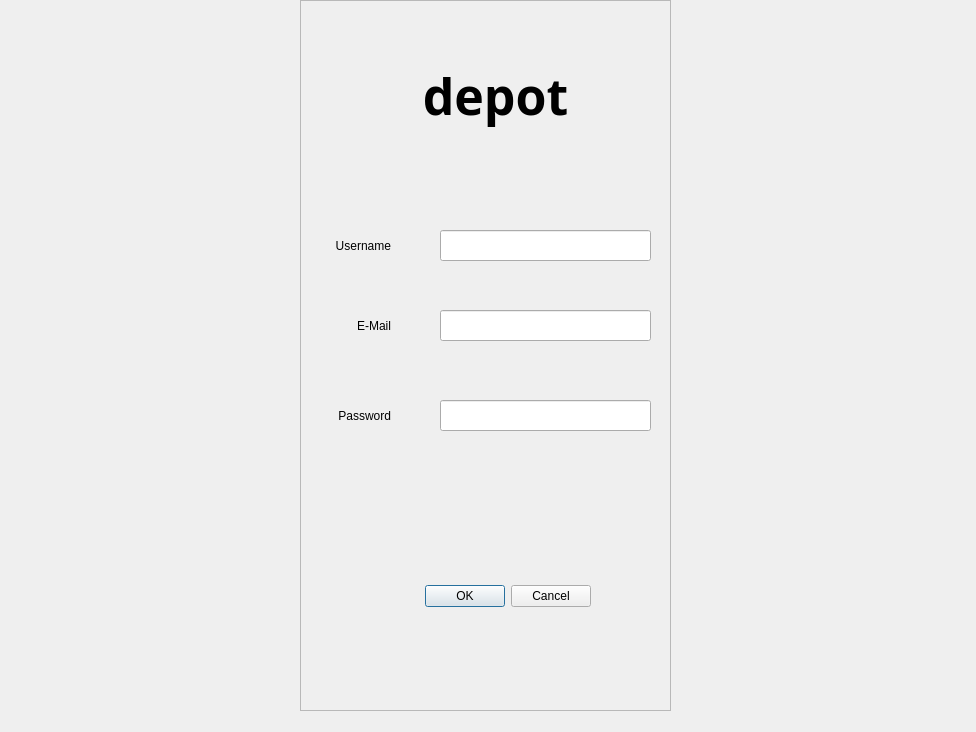
<?xml version="1.0" encoding="UTF-8"?>
<ui version="4.0">
 <class>Dialog</class>
 <widget class="QDialog" name="Dialog">
  <property name="geometry">
   <rect>
    <x>0</x>
    <y>0</y>
    <width>976</width>
    <height>732</height>
   </rect>
  </property>
  <property name="windowTitle">
   <string>Customer Login</string>
  </property>
  <widget class="QFrame" name="frame">
   <property name="geometry">
    <rect>
     <x>300</x>
     <y>0</y>
     <width>371</width>
     <height>711</height>
    </rect>
   </property>
   <property name="frameShape">
    <enum>QFrame::StyledPanel</enum>
   </property>
   <property name="frameShadow">
    <enum>QFrame::Raised</enum>
   </property>
   <widget class="QLabel" name="lbl_CusLoginDepot">
    <property name="geometry">
     <rect>
      <x>70</x>
      <y>60</y>
      <width>251</width>
      <height>71</height>
     </rect>
    </property>
    <property name="layoutDirection">
     <enum>Qt::LeftToRight</enum>
    </property>
    <property name="styleSheet">
     <string notr="true">font-family: Calibri Light;
font-size: 50px;
font-weight: bold;</string>
    </property>
    <property name="text">
     <string>depot</string>
    </property>
    <property name="alignment">
     <set>Qt::AlignCenter</set>
    </property>
   </widget>
   <widget class="QLabel" name="lbl_CusUsername">
    <property name="geometry">
     <rect>
      <x>20</x>
      <y>230</y>
      <width>71</width>
      <height>31</height>
     </rect>
    </property>
    <property name="text">
     <string>Username</string>
    </property>
    <property name="alignment">
     <set>Qt::AlignRight|Qt::AlignTrailing|Qt::AlignVCenter</set>
    </property>
   </widget>
   <widget class="QLineEdit" name="txt_CusLoginPass">
    <property name="geometry">
     <rect>
      <x>140</x>
      <y>400</y>
      <width>211</width>
      <height>31</height>
     </rect>
    </property>
   </widget>
   <widget class="QLineEdit" name="txt_CusUsername">
    <property name="geometry">
     <rect>
      <x>140</x>
      <y>230</y>
      <width>211</width>
      <height>31</height>
     </rect>
    </property>
   </widget>
   <widget class="QLineEdit" name="txt_CusEmail">
    <property name="geometry">
     <rect>
      <x>140</x>
      <y>310</y>
      <width>211</width>
      <height>31</height>
     </rect>
    </property>
   </widget>
   <widget class="QLabel" name="lbl_CusLoginPass">
    <property name="geometry">
     <rect>
      <x>20</x>
      <y>400</y>
      <width>71</width>
      <height>31</height>
     </rect>
    </property>
    <property name="text">
     <string>Password</string>
    </property>
    <property name="alignment">
     <set>Qt::AlignRight|Qt::AlignTrailing|Qt::AlignVCenter</set>
    </property>
   </widget>
   <widget class="QDialogButtonBox" name="btn_CusLogin">
    <property name="geometry">
     <rect>
      <x>100</x>
      <y>580</y>
      <width>191</width>
      <height>32</height>
     </rect>
    </property>
    <property name="orientation">
     <enum>Qt::Horizontal</enum>
    </property>
    <property name="standardButtons">
     <set>QDialogButtonBox::Cancel|QDialogButtonBox::Ok</set>
    </property>
   </widget>
   <widget class="QLabel" name="lbl_CusLoginEmail">
    <property name="geometry">
     <rect>
      <x>40</x>
      <y>310</y>
      <width>51</width>
      <height>31</height>
     </rect>
    </property>
    <property name="text">
     <string>E-Mail</string>
    </property>
    <property name="alignment">
     <set>Qt::AlignRight|Qt::AlignTrailing|Qt::AlignVCenter</set>
    </property>
   </widget>
  </widget>
 </widget>
 <resources/>
 <connections>
  <connection>
   <sender>txt_CusEmail</sender>
   <signal>returnPressed()</signal>
   <receiver>txt_CusLoginPass</receiver>
   <slot>setFocus()</slot>
   <hints>
    <hint type="sourcelabel">
     <x>521</x>
     <y>334</y>
    </hint>
    <hint type="destinationlabel">
     <x>545</x>
     <y>418</y>
    </hint>
   </hints>
  </connection>
  <connection>
   <sender>btn_CusLogin</sender>
   <signal>rejected()</signal>
   <receiver>txt_CusUsername</receiver>
   <slot>clear()</slot>
   <hints>
    <hint type="sourcelabel">
     <x>534</x>
     <y>602</y>
    </hint>
    <hint type="destinationlabel">
     <x>640</x>
     <y>245</y>
    </hint>
   </hints>
  </connection>
  <connection>
   <sender>btn_CusLogin</sender>
   <signal>rejected()</signal>
   <receiver>txt_CusLoginPass</receiver>
   <slot>clear()</slot>
   <hints>
    <hint type="sourcelabel">
     <x>557</x>
     <y>620</y>
    </hint>
    <hint type="destinationlabel">
     <x>616</x>
     <y>420</y>
    </hint>
   </hints>
  </connection>
  <connection>
   <sender>txt_CusUsername</sender>
   <signal>returnPressed()</signal>
   <receiver>txt_CusEmail</receiver>
   <slot>setFocus()</slot>
   <hints>
    <hint type="sourcelabel">
     <x>525</x>
     <y>251</y>
    </hint>
    <hint type="destinationlabel">
     <x>475</x>
     <y>335</y>
    </hint>
   </hints>
  </connection>
  <connection>
   <sender>btn_CusLogin</sender>
   <signal>rejected()</signal>
   <receiver>txt_CusEmail</receiver>
   <slot>clear()</slot>
   <hints>
    <hint type="sourcelabel">
     <x>515</x>
     <y>613</y>
    </hint>
    <hint type="destinationlabel">
     <x>624</x>
     <y>328</y>
    </hint>
   </hints>
  </connection>
 </connections>
</ui>
